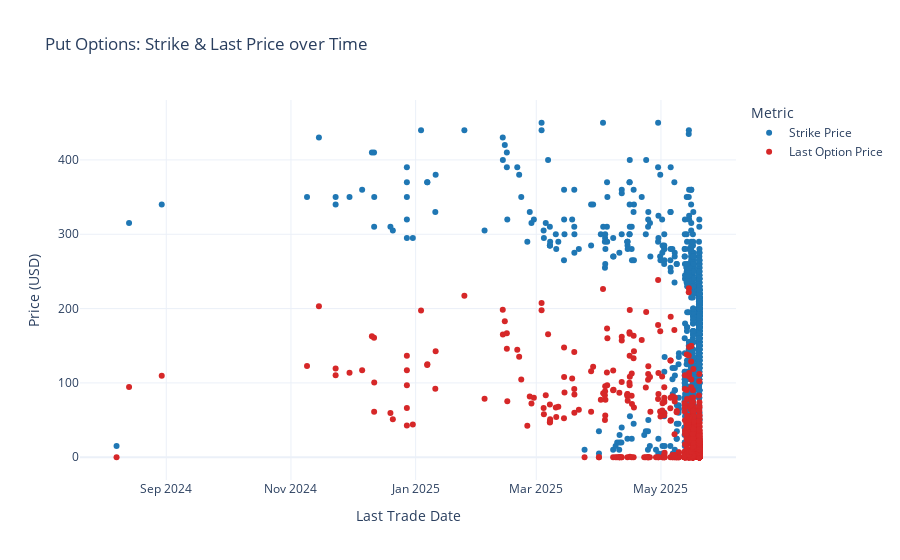

Notebook source saved alongside this figure:
### Code cell
fig = go.Figure()

# Strike Price trace (blue)
fig.add_trace(go.Scatter(
    x=opts_data_p['lastTradeDate'],
    y=opts_data_p['strike'],
    mode='markers',
    name='Strike Price',
    marker=dict(color='#1f77b4')
))

# Last Price trace (red)
fig.add_trace(go.Scatter(
    x=opts_data_p['lastTradeDate'],
    y=opts_data_p['lastOptionPrice'],
    mode='markers',
    name='Last Option Price',
    marker=dict(color='#d62728')
))

fig.update_layout(
    title='Put Options: Strike & Last Price over Time',
    xaxis_title='Last Trade Date',
    yaxis_title='Price (USD)',
    template='plotly_white',
    legend_title='Metric',
    height=500
)

fig.show()

### Figure 1 — Plotly figure (JSON) as saved in the notebook; plotly's stock layout.template omitted (floating-point values rounded to 4 significant figures; data arrays with more than 128 entries replaced by an {"elided": "..."} marker saying what was removed)
{"data": [{"marker": {"color": "#1f77b4"}, "mode": "markers", "name": "Strike Price", "type": "scatter", "x": {"elided": "979 str values"}, "y": {"elided": "979 float values"}}, {"marker": {"color": "#d62728"}, "mode": "markers", "name": "Last Option Price", "type": "scatter", "x": {"elided": "979 str values"}, "y": {"elided": "979 float values"}}], "layout": {"autosize": true, "legend": {"title": {"text": "Metric"}}, "title": {"text": "Put Options: Strike & Last Price over Time"}, "xaxis": {"autorange": true, "range": ["2024-07-21 07:12:55.3511", "2025-06-06 05:20:51.6489"], "title": {"text": "Last Trade Date"}, "type": "date"}, "yaxis": {"autorange": true, "range": [-31.67, 481.7], "title": {"text": "Price (USD)"}, "type": "linear"}}}
